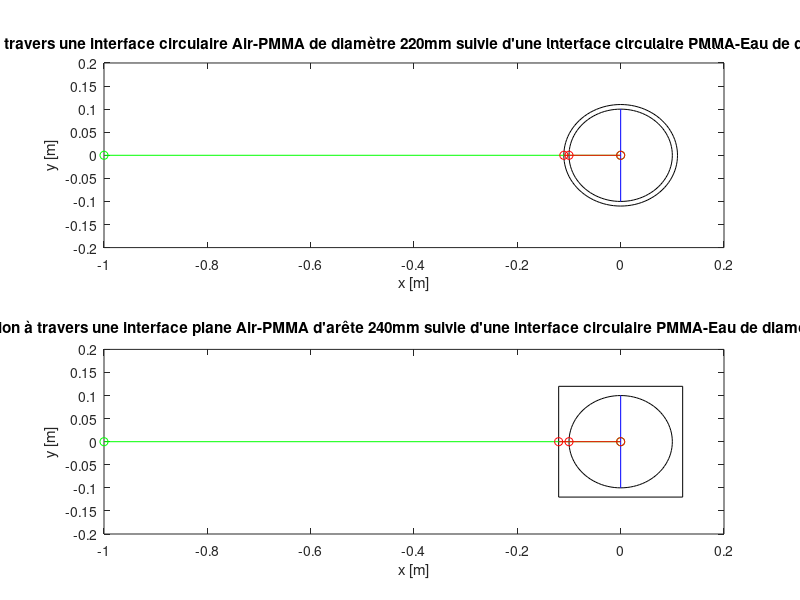
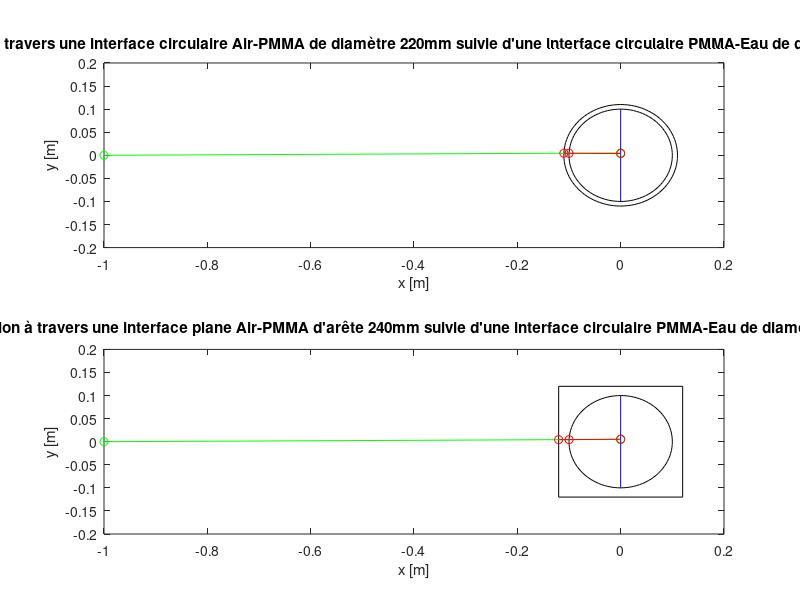
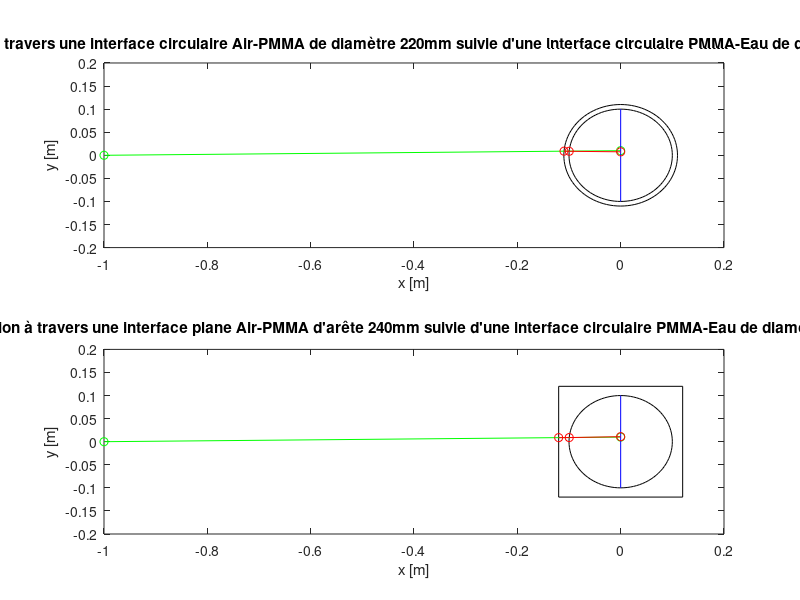
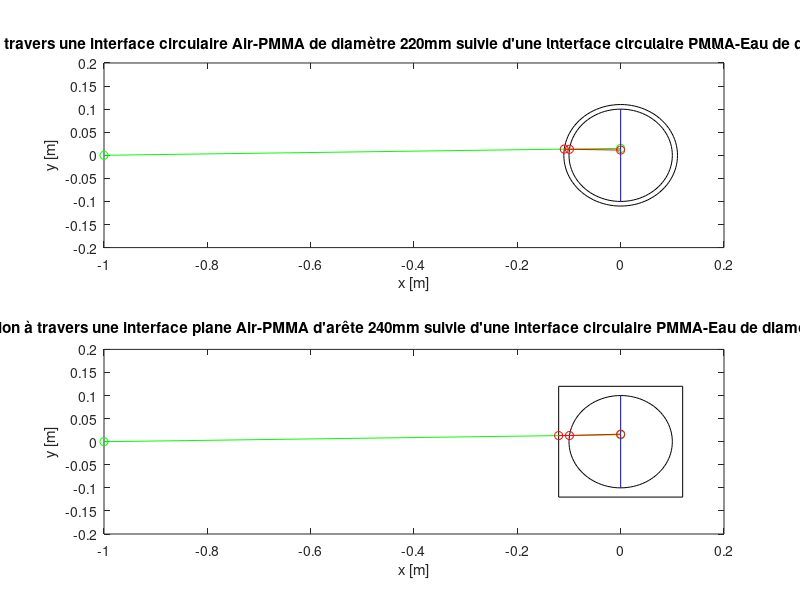

Here is the MATLAB script that generated these plots, in order:
%function [flag, h, hrk1, hrk2]=Refraction_conduite_1(iterations)
iterations=20;
% compute refraction of light rays from an external camera
% to a vertical plane inside a water filled PMMA duct
% 2 cases:
%  1-duct of outer radius R1 and inner radius R2
%  2-duct of outer edge 2D (square section) and inner radius R2

%refraction indexes
nH2O=1.33; %water
nPMMA=1.51;%PMMA
nair=1;

%Camera center (adapt using sensor size, focal length and ROI)
d=1; % 1m left of duct center

R1=0.11; %Rayon externe [m]
R2=0.1; %Rayon interne [m]
D=0.12; %demi-bord extérieur [m]

%hauteur de l'objet d'image dans le plan x = 0 [m]
 if(isdir(['i' num2str(iterations)]) == 0)
	mkdir(['i' num2str(iterations)])
 endif
	
	cas2=1;	%pour enregistrer les images meme quand le cas 2 est nul
    %flag=[0 0]; % pour fitter les cas sans que le nombre de colonnes plante 
	
for k=1:iterations+1;
	hk(k)=(k-1)/iterations*0.1;
	h=hk(k);
	
	%pente et angle du rayon fixe du centre de caméra(-d,0) à (0,h)
	a=h/d;
	alpha=atan(a);
	
	z=R1*exp(i*2*pi*[0:.01:1]);
	plot(z,'k',[-d;0],[0;h]);
	%CASE 1
	% intersection point P1 de rayon et de cercle X²+Y²=R1²
	% y1=a*(x1+d) & x1²+y1²=R1² => (1+a²)x1²+2a²dx1+a²d²-R1²=0
	% 	delta=ad²-(1+a²)(a²d²-R1²)
	%	x1 = (-a²d - sqrt(delta))/(1+a²) => y1
	delta=a^4*d^2-(1+a^2)*(a^2*d^2-R1^2); %discriminant réduit avec b'=2b=2*a²d
	if(delta >= 0) % 2 intersection ou tangente %dans tus les cas on determine le 1er point atteint
		x1 = ((-a^2*d - sqrt(delta))/(1+a^2));
		y1 = (a*(x1+d));
		%if((y1<=R1 && y1 >= 0) && (x1>=-R1 && x1<=0 )) %P1 doit être sur le cercle externe 
			%if(isreal(x1) || isreal(y1))%si coordonées de P2 sont réelles		
				% rayon refracté
				% orientation de la normale au cercle de rayon R1 à  P1
				beta=atan2(y1,-x1);
				%  angle de réfraction: nPMMA*sin(alpha1+beta)=sin(alpha+beta)
					
				alpha1= asin (sin(alpha+beta)/nPMMA) - beta;
				
				% equation du rayon : (y-y1)=a1(x-x1) => y=a1*x+b1 avec :
				a1=tan(alpha1);
				b1=y1-a1*x1;
				
				% intersection point P2 de rayon et de cercle X²+Y²=R2²
				% y2=a1*x2+b1 & x2²+y2²=R2² => x2²*(1+a1²)+2a1*x2*b1+b1²=R2²
				% 	delta=a1²b1²-(1+a1²)(b1²-R2²)
				%	x2 = (-a1*b1 - sqrt(delta))/(1+a1²) => y2
				delta1=a1^2*b1^2-(1+a1^2)*(b1^2-R2^2);
				if(delta1 >= 0) % 2 intersection ou tangente %dans tous les cas on determine le 1er point atteint
					x2 = ((-a1*b1 - sqrt(delta1))/(1+a1^2));
					y2 = (a1*x2+b1);
									
					%if((y2<=R2 && y2 >= 0) && (x2>=-R2 && x2<=0 )) %P2 doit être sur le cercle	interne
						%if(isreal(x2) || isreal(y2))
							%si coordonées de P2 sont réelles	% rayon refracté
							% orientation de la normale au cercle de rayon R2 à  P2
							beta1=atan2(y2,-x2);
							
							%  angle de refraction: nH20*sin(alpha2+beta1)=nPMMA*sin(alpha1+beta1)
							s2_1=nPMMA*sin(alpha1+beta1)/nH2O;
							if s2_1<1
								alpha2= asin (s2_1) - beta1;
							else
								alpha2=NaN; %angle de reflexion alpha2+beta1=-alpha1-beta1 ;alpha=-alpha1-2beta1
							endif
														
							% equation du rayon : (y-y2)=a2(x-x2) => y=a2*x+b2 où:
							a2=tan(alpha2);
							b2=y2-a2*x2;
							
							% intersection point P3 de rayon et de cercle X²+Y²=R3²
							% y3=y2-a2*x2
							y3=y2-a2*x2;
							%if( y3<=R2 ) %si le point d'intersection est dans le cercle interne
								z1=R1*exp(i*2*pi*[0:.01:1]);
								z2=R2*exp(i*2*pi*[0:.01:1]);
								subplot(2,1,1);
								plot(z1,'k',z2,'k',[-d;0],[0;h],'-og',[0;0],[R2;-R2],'b',[x1;x2;0],[y1;y2;y3],'-or');
								xlabel("x [m]");ylabel("y [m]");
								title(["Réfraction à travers une interface circulaire Air-PMMA de diamètre " num2str(2000*R1) "mm suivie d'une interface circulaire PMMA-Eau de diamètre " num2str(2000*R2) "mm"]);
								hrk1(k)=y3;
								if(cas2 == 0)
									saveas(1,['i', num2str(iterations) ,'/hrk12_', num2str(k), '.png']);
								endif
							%else
								% disp(["cas 1:Le point d\'intersection de coordonn\x82", "es[0", num2str(y3), "] \x85 l\'it\x82" "ration ", num2str(k),"n\xF8 est hors du cercle interne de rayon R2=", num2str(R2)]);
								% % if(flag(1) == 0)
									% % flag(1)= k-1;
								% % endif %fin flag check pour figer le nombre de colonnes a interpoler par la suite
							% endif %fin point en x=0 verif position verticale
						%else 	
						%	disp(["coordonn\x82", "es complexes pour P2"])
						%endif %fin verif pts complexes 2
					%else	
					%	disp(["Cas 1 : les coordonn\x82", "es de P2 sont hors du cercle"]);
					%endif % fin verif cercle 2
				else
					disp("Cas 1 :pas de point d\'intersection P2");
				endif %fin verif intersection P2
			%else
			%	disp(["Cas 1 :  coordonn\x82","es complexes pour P1"])
			%endif %fin verif nb cplx
		%else
		%	disp(["Cas 1 : les coordonn\x82","es de P1 sont hors du cercle"])
		%endif	%fin verif cercle 1
	else
		disp("Cas 1 :pas de point d\'intersection P1");
	endif %fin verif pofint d'intersection P1
	%%%%%%%%%%%%%%%%%%%%%%%%%%%%%%%%%%%%%%%%%%%%%%%%%%%%%%%%%%
	%---------------------CASE 2-----------------------------%
	%%%%%%%%%%%%%%%%%%%%%%%%%%%%%%%%%%%%%%%%%%%%%%%%%%%%%%%%%%
	% intersection point P1 de rayon et de coté at x=-D
	x1=-D;
	y1=a*(d-D);
	
	% rayon refracté
	% angle de refraction: sin(alpha)=nPMMA*sin(alpha1)
	alpha1= asin (sin(alpha)/nPMMA);
	
	% equation du rayon : (y-y1)=a1(x-x1) => y=a1*x+b1 où 
	a1=tan(alpha1);
	b1=y1-a1*x1;
	
	% intersection point P2 de rayon et de cercle X²+Y²=R2²
	% y2=a1*x2+b1 & x2²+y2²=R2² => x2²*(1+a1²)+2a1*x2*b1+b1²=R2²
	% 	delta=a1²b1²-(1+a1²)(b1²-R2²)
	%	x2 = (-a1*b1 - sqrt(delta))/(1+a1²) => y2
	delta1=a1^2*b1^2-(1+a1^2)*(b1^2-R2^2);
	if(delta1 >=0) %au moins une intersection avec le coté du carré
		x2 = (-a1*b1 - sqrt(delta1))/(1+a1^2);
		if ~isreal(x2);disp(num2str([delta1,x2]));end
		y2 = (a1*x2+b1);
		%if((y2<=R2 && y2 >= 0) && (x2>=-R2 && x2<=0)) % si P2 est dans le  cercle interne
			%if(isreal(x2) || isreal(y2))%si coordonées de P2 sont réelles
           %Rayon réfracté
           % orientation de la normale au cerlce de rayon R2 à P2
           beta1=atan2(y2,-x2);
           
           %angle refraction: nH20*sin(alpha2+beta1)=nPMMA*sin(alpha1+beta1)
		   s2_2=nPMMA*sin(alpha1+beta1)/nH2O;
		   if s2_2<1
			alpha2= asin (s2_2) - beta1;
           else
			alpha2=NaN; %angle de reflexion alpha2+beta1=-alpha1-beta1 ;alpha=-alpha1-2beta1
			
		   endif
           % equation du rayon : (y-y2)=a2(x-x2) => y=a2*x+b2
           a2=tan(alpha2);
           b2=y2-a2*x2;
           
           % intersection point P3 de rayon refracté and x=0 plane
           y3=y2-a2*x2;
           %if(y3<=R2) %si le point d'intersection est dans le cercle
             z2=R2*exp(i*2*pi*[0:.01:1]);
             subplot(2,1,2)
             plot([D;-D;-D;D;D],[-D;-D;D;D;-D],'k',z2,'k',[-d;0],[0;h],'-og',[0;0],[R2;-R2],'b',[x1;x2;0],[y1;y2;y3],'-or');
             xlabel("x [m]");ylabel("y [m]");
             title(["Réfraction à travers une interface plane Air-PMMA d'arête " num2str(2000*D) "mm suivie d'une interface circulaire PMMA-Eau de diamètre " num2str(2000*R2) "mm"])
             
             hrk2(k)=y3;
             %if(exist(['i', num2str(iterations) ,'/hrk12_', num2str(k), '.png'], 'file') == 0)
               saveas(1,['i', num2str(iterations) ,'/hrk12_', num2str(k), '.png']) ;
             %endif
           %else
               % disp(["cas 2:Le point d\'intersection P3 de coordonnees[", num2str(y3), "] a l\'iteration ", num2str(k)," est hors du cercle interne de rayon R2=", num2str(R2)]);
               % cas2=0;
				% % if(flag(2) == 0)%figer le nombre de colonnes a interpoler par la suite
                   % % flag(2)=k-1;
               % % endif%fin flag check pour 
           % endif
       %else
        %   disp(["Cas 2 :coordonn\x82","es complexes pour P2 "]);
      % endif
		%else
		%		disp("Cas 2 : P2 hors du cercle");	
		%endif
	else
		disp(["Cas 2 : Pas de points d\'intersection pour P2", num2str([delta1, h])])
		x2=NaN;
		y2=NaN;
		hrk2(k)=NaN;
	endif
	
	%---For test-debug mode only---%
	 % if(k==1)
		 % disp(" k\tR1\tx1\tR2\tx2\ty2\ty3");
	 % endif
	% disp([k R1 x1 R2 x2 y2 y3]);
	% %drawnow
	% pause
	%--------------------------------%
endfor  
%endfunction